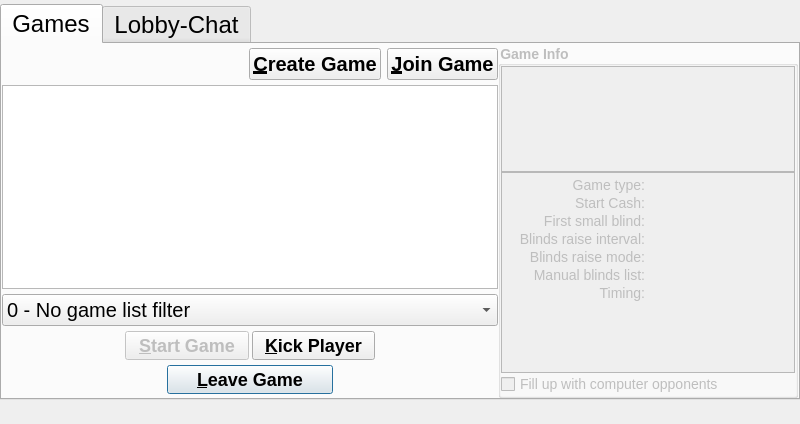
<?xml version="1.0" encoding="UTF-8"?>
<ui version="4.0">
 <class>gameLobbyDialog</class>
 <widget class="QDialog" name="gameLobbyDialog">
  <property name="geometry">
   <rect>
    <x>0</x>
    <y>0</y>
    <width>800</width>
    <height>424</height>
   </rect>
  </property>
  <property name="sizePolicy">
   <sizepolicy hsizetype="MinimumExpanding" vsizetype="MinimumExpanding">
    <horstretch>0</horstretch>
    <verstretch>0</verstretch>
   </sizepolicy>
  </property>
  <property name="minimumSize">
   <size>
    <width>800</width>
    <height>424</height>
   </size>
  </property>
  <property name="windowTitle">
   <string>Internet Game Lobby</string>
  </property>
  <layout class="QVBoxLayout" name="verticalLayout_3">
   <property name="spacing">
    <number>0</number>
   </property>
   <property name="leftMargin">
    <number>0</number>
   </property>
   <property name="topMargin">
    <number>4</number>
   </property>
   <property name="rightMargin">
    <number>0</number>
   </property>
   <property name="bottomMargin">
    <number>4</number>
   </property>
   <item>
    <widget class="QTabWidget" name="tabWidget">
     <property name="minimumSize">
      <size>
       <width>800</width>
       <height>360</height>
      </size>
     </property>
     <property name="styleSheet">
      <string notr="true">QObject {font: 24px}</string>
     </property>
     <property name="currentIndex">
      <number>0</number>
     </property>
     <widget class="QWidget" name="tab_1">
      <property name="styleSheet">
       <string notr="true"/>
      </property>
      <attribute name="title">
       <string>Games</string>
      </attribute>
      <layout class="QGridLayout" name="gridLayout_5">
       <property name="leftMargin">
        <number>0</number>
       </property>
       <property name="topMargin">
        <number>0</number>
       </property>
       <property name="rightMargin">
        <number>0</number>
       </property>
       <property name="bottomMargin">
        <number>0</number>
       </property>
       <property name="spacing">
        <number>0</number>
       </property>
       <item row="0" column="0">
        <layout class="QHBoxLayout" name="horizontalLayout_3">
         <item>
          <layout class="QGridLayout" name="gridLayout_3">
           <property name="topMargin">
            <number>4</number>
           </property>
           <property name="bottomMargin">
            <number>4</number>
           </property>
           <property name="horizontalSpacing">
            <number>0</number>
           </property>
           <property name="verticalSpacing">
            <number>5</number>
           </property>
           <item row="4" column="0">
            <layout class="QHBoxLayout">
             <property name="spacing">
              <number>0</number>
             </property>
             <item>
              <spacer>
               <property name="orientation">
                <enum>Qt::Vertical</enum>
               </property>
               <property name="sizeType">
                <enum>QSizePolicy::Fixed</enum>
               </property>
               <property name="sizeHint" stdset="0">
                <size>
                 <width>0</width>
                 <height>24</height>
                </size>
               </property>
              </spacer>
             </item>
             <item>
              <spacer name="horizontalSpacer_3">
               <property name="orientation">
                <enum>Qt::Horizontal</enum>
               </property>
               <property name="sizeHint" stdset="0">
                <size>
                 <width>40</width>
                 <height>20</height>
                </size>
               </property>
              </spacer>
             </item>
             <item>
              <widget class="QPushButton" name="pushButton_Leave">
               <property name="sizePolicy">
                <sizepolicy hsizetype="Expanding" vsizetype="Fixed">
                 <horstretch>0</horstretch>
                 <verstretch>0</verstretch>
                </sizepolicy>
               </property>
               <property name="styleSheet">
                <string notr="true">QObject {font: bold 18px}</string>
               </property>
               <property name="text">
                <string>&amp;Leave Game</string>
               </property>
               <property name="icon">
                <iconset resource="../resources/pokerth.qrc">
                 <normaloff>:/gfx/go-previous-view.png</normaloff>:/gfx/go-previous-view.png</iconset>
               </property>
              </widget>
             </item>
             <item>
              <spacer name="horizontalSpacer_5">
               <property name="orientation">
                <enum>Qt::Horizontal</enum>
               </property>
               <property name="sizeHint" stdset="0">
                <size>
                 <width>40</width>
                 <height>20</height>
                </size>
               </property>
              </spacer>
             </item>
            </layout>
           </item>
           <item row="3" column="0">
            <layout class="QHBoxLayout">
             <property name="spacing">
              <number>3</number>
             </property>
             <property name="topMargin">
              <number>0</number>
             </property>
             <property name="bottomMargin">
              <number>0</number>
             </property>
             <item>
              <spacer name="horizontalSpacer_4">
               <property name="orientation">
                <enum>Qt::Horizontal</enum>
               </property>
               <property name="sizeHint" stdset="0">
                <size>
                 <width>40</width>
                 <height>20</height>
                </size>
               </property>
              </spacer>
             </item>
             <item>
              <widget class="QPushButton" name="pushButton_StartGame">
               <property name="enabled">
                <bool>false</bool>
               </property>
               <property name="sizePolicy">
                <sizepolicy hsizetype="Expanding" vsizetype="Fixed">
                 <horstretch>0</horstretch>
                 <verstretch>0</verstretch>
                </sizepolicy>
               </property>
               <property name="styleSheet">
                <string notr="true">QObject {font: bold 18px}</string>
               </property>
               <property name="text">
                <string>&amp;Start Game</string>
               </property>
               <property name="icon">
                <iconset resource="../resources/pokerth.qrc">
                 <normaloff>:/gfx/dialog_ok_apply.png</normaloff>:/gfx/dialog_ok_apply.png</iconset>
               </property>
              </widget>
             </item>
             <item>
              <spacer name="verticalSpacer_2">
               <property name="orientation">
                <enum>Qt::Vertical</enum>
               </property>
               <property name="sizeType">
                <enum>QSizePolicy::Fixed</enum>
               </property>
               <property name="sizeHint" stdset="0">
                <size>
                 <width>0</width>
                 <height>24</height>
                </size>
               </property>
              </spacer>
             </item>
             <item>
              <widget class="QPushButton" name="pushButton_Kick">
               <property name="sizePolicy">
                <sizepolicy hsizetype="Expanding" vsizetype="Fixed">
                 <horstretch>0</horstretch>
                 <verstretch>0</verstretch>
                </sizepolicy>
               </property>
               <property name="styleSheet">
                <string notr="true">QObject {font: bold 18px}</string>
               </property>
               <property name="text">
                <string>&amp;Kick Player</string>
               </property>
               <property name="icon">
                <iconset resource="../resources/pokerth.qrc">
                 <normaloff>:/gfx/list-remove.png</normaloff>:/gfx/list-remove.png</iconset>
               </property>
              </widget>
             </item>
             <item>
              <spacer name="horizontalSpacer_6">
               <property name="orientation">
                <enum>Qt::Horizontal</enum>
               </property>
               <property name="sizeHint" stdset="0">
                <size>
                 <width>40</width>
                 <height>20</height>
                </size>
               </property>
              </spacer>
             </item>
            </layout>
           </item>
           <item row="2" column="0">
            <widget class="QComboBox" name="comboBox_gameListFilter">
             <property name="minimumSize">
              <size>
               <width>0</width>
               <height>0</height>
              </size>
             </property>
             <property name="maximumSize">
              <size>
               <width>16777215</width>
               <height>16777215</height>
              </size>
             </property>
             <property name="styleSheet">
              <string notr="true">QObject {font: 20px}</string>
             </property>
             <item>
              <property name="text">
               <string>0 - No game list filter</string>
              </property>
             </item>
             <item>
              <property name="text">
               <string>1 - Show open games</string>
              </property>
             </item>
             <item>
              <property name="text">
               <string>2 - Show open &amp; non-full games</string>
              </property>
             </item>
             <item>
              <property name="text">
               <string>3 - Show open &amp; non-full &amp; non-private games</string>
              </property>
             </item>
             <item>
              <property name="text">
               <string>4 - Show open &amp; non-full &amp; private games</string>
              </property>
             </item>
             <item>
              <property name="text">
               <string>5 - Show open &amp; non-full &amp; ranking games</string>
              </property>
             </item>
            </widget>
           </item>
           <item row="0" column="0">
            <layout class="QHBoxLayout">
             <property name="spacing">
              <number>6</number>
             </property>
             <property name="leftMargin">
              <number>0</number>
             </property>
             <property name="topMargin">
              <number>0</number>
             </property>
             <property name="rightMargin">
              <number>0</number>
             </property>
             <property name="bottomMargin">
              <number>0</number>
             </property>
             <item>
              <spacer name="spacer_spectate">
               <property name="orientation">
                <enum>Qt::Horizontal</enum>
               </property>
               <property name="sizeHint" stdset="0">
                <size>
                 <width>0</width>
                 <height>0</height>
                </size>
               </property>
              </spacer>
             </item>
             <item>
              <spacer name="horizontalSpacer">
               <property name="orientation">
                <enum>Qt::Horizontal</enum>
               </property>
               <property name="sizeHint" stdset="0">
                <size>
                 <width>40</width>
                 <height>20</height>
                </size>
               </property>
              </spacer>
             </item>
             <item>
              <widget class="QPushButton" name="pushButton_CreateGame">
               <property name="minimumSize">
                <size>
                 <width>0</width>
                 <height>0</height>
                </size>
               </property>
               <property name="maximumSize">
                <size>
                 <width>16777215</width>
                 <height>16777215</height>
                </size>
               </property>
               <property name="styleSheet">
                <string notr="true">QObject {font: bold 20px}</string>
               </property>
               <property name="text">
                <string>&amp;Create Game</string>
               </property>
               <property name="icon">
                <iconset resource="../resources/pokerth.qrc">
                 <normaloff>:/gfx/list_add.png</normaloff>:/gfx/list_add.png</iconset>
               </property>
              </widget>
             </item>
             <item>
              <widget class="QPushButton" name="pushButton_JoinGame">
               <property name="minimumSize">
                <size>
                 <width>0</width>
                 <height>0</height>
                </size>
               </property>
               <property name="maximumSize">
                <size>
                 <width>16777215</width>
                 <height>16777215</height>
                </size>
               </property>
               <property name="styleSheet">
                <string notr="true">QObject {font: bold 20px}</string>
               </property>
               <property name="text">
                <string>&amp;Join Game</string>
               </property>
               <property name="icon">
                <iconset resource="../resources/pokerth.qrc">
                 <normaloff>:/gfx/go-next-view.png</normaloff>:/gfx/go-next-view.png</iconset>
               </property>
              </widget>
             </item>
            </layout>
           </item>
           <item row="1" column="0">
            <widget class="QTreeView" name="treeView_GameList">
             <property name="sizePolicy">
              <sizepolicy hsizetype="MinimumExpanding" vsizetype="MinimumExpanding">
               <horstretch>0</horstretch>
               <verstretch>0</verstretch>
              </sizepolicy>
             </property>
             <property name="contextMenuPolicy">
              <enum>Qt::CustomContextMenu</enum>
             </property>
             <property name="horizontalScrollBarPolicy">
              <enum>Qt::ScrollBarAlwaysOff</enum>
             </property>
             <property name="editTriggers">
              <set>QAbstractItemView::NoEditTriggers</set>
             </property>
             <property name="showDropIndicator" stdset="0">
              <bool>false</bool>
             </property>
             <property name="indentation">
              <number>5</number>
             </property>
             <property name="rootIsDecorated">
              <bool>false</bool>
             </property>
             <property name="sortingEnabled">
              <bool>true</bool>
             </property>
            </widget>
           </item>
          </layout>
         </item>
         <item>
          <widget class="QGroupBox" name="groupBox_GameInfo">
           <property name="enabled">
            <bool>false</bool>
           </property>
           <property name="sizePolicy">
            <sizepolicy hsizetype="Expanding" vsizetype="Expanding">
             <horstretch>0</horstretch>
             <verstretch>0</verstretch>
            </sizepolicy>
           </property>
           <property name="minimumSize">
            <size>
             <width>300</width>
             <height>0</height>
            </size>
           </property>
           <property name="maximumSize">
            <size>
             <width>300</width>
             <height>16777215</height>
            </size>
           </property>
           <property name="styleSheet">
            <string notr="true">QObject {font: bold 14px}</string>
           </property>
           <property name="title">
            <string>Game Info</string>
           </property>
           <layout class="QGridLayout" name="gridLayout_7">
            <property name="leftMargin">
             <number>0</number>
            </property>
            <property name="topMargin">
             <number>0</number>
            </property>
            <property name="rightMargin">
             <number>0</number>
            </property>
            <property name="bottomMargin">
             <number>0</number>
            </property>
            <property name="verticalSpacing">
             <number>0</number>
            </property>
            <item row="0" column="0">
             <widget class="QTreeWidget" name="treeWidget_connectedPlayers">
              <property name="sizePolicy">
               <sizepolicy hsizetype="Expanding" vsizetype="Preferred">
                <horstretch>0</horstretch>
                <verstretch>0</verstretch>
               </sizepolicy>
              </property>
              <property name="minimumSize">
               <size>
                <width>221</width>
                <height>100</height>
               </size>
              </property>
              <property name="contextMenuPolicy">
               <enum>Qt::CustomContextMenu</enum>
              </property>
              <property name="styleSheet">
               <string notr="true">QObject {font: 14px}</string>
              </property>
              <property name="midLineWidth">
               <number>1</number>
              </property>
              <property name="iconSize">
               <size>
                <width>25</width>
                <height>26</height>
               </size>
              </property>
              <property name="indentation">
               <number>15</number>
              </property>
              <property name="headerHidden">
               <bool>true</bool>
              </property>
              <column>
               <property name="text">
                <string>Connected Players</string>
               </property>
              </column>
             </widget>
            </item>
            <item row="1" column="0">
             <widget class="QScrollArea" name="scrollArea_gameInfos">
              <property name="sizePolicy">
               <sizepolicy hsizetype="Expanding" vsizetype="MinimumExpanding">
                <horstretch>0</horstretch>
                <verstretch>0</verstretch>
               </sizepolicy>
              </property>
              <property name="minimumSize">
               <size>
                <width>252</width>
                <height>201</height>
               </size>
              </property>
              <property name="styleSheet">
               <string notr="true">QObject {font: 14px}</string>
              </property>
              <property name="widgetResizable">
               <bool>true</bool>
              </property>
              <widget class="QWidget" name="scrollAreaWidgetContents">
               <property name="geometry">
                <rect>
                 <x>0</x>
                 <y>0</y>
                 <width>292</width>
                 <height>199</height>
                </rect>
               </property>
               <layout class="QGridLayout" name="gridLayout">
                <property name="leftMargin">
                 <number>4</number>
                </property>
                <property name="topMargin">
                 <number>4</number>
                </property>
                <property name="rightMargin">
                 <number>4</number>
                </property>
                <property name="bottomMargin">
                 <number>4</number>
                </property>
                <property name="horizontalSpacing">
                 <number>6</number>
                </property>
                <property name="verticalSpacing">
                 <number>2</number>
                </property>
                <item row="0" column="0">
                 <widget class="QLabel" name="label_gameType">
                  <property name="styleSheet">
                   <string notr="true"/>
                  </property>
                  <property name="text">
                   <string>Game type:</string>
                  </property>
                  <property name="alignment">
                   <set>Qt::AlignRight|Qt::AlignTop|Qt::AlignTrailing</set>
                  </property>
                  <property name="wordWrap">
                   <bool>true</bool>
                  </property>
                 </widget>
                </item>
                <item row="0" column="1">
                 <layout class="QHBoxLayout" name="horizontalLayout">
                  <item>
                   <widget class="QLabel" name="label_typeIcon">
                    <property name="minimumSize">
                     <size>
                      <width>16</width>
                      <height>16</height>
                     </size>
                    </property>
                    <property name="maximumSize">
                     <size>
                      <width>16</width>
                      <height>16777215</height>
                     </size>
                    </property>
                    <property name="alignment">
                     <set>Qt::AlignRight|Qt::AlignTop|Qt::AlignTrailing</set>
                    </property>
                   </widget>
                  </item>
                  <item>
                   <widget class="QLabel" name="label_typeText">
                    <property name="text">
                     <string/>
                    </property>
                    <property name="alignment">
                     <set>Qt::AlignLeading|Qt::AlignLeft|Qt::AlignTop</set>
                    </property>
                    <property name="wordWrap">
                     <bool>true</bool>
                    </property>
                   </widget>
                  </item>
                 </layout>
                </item>
                <item row="1" column="0">
                 <widget class="QLabel" name="label_gameDesc2">
                  <property name="styleSheet">
                   <string notr="true"/>
                  </property>
                  <property name="text">
                   <string>Start Cash:</string>
                  </property>
                  <property name="alignment">
                   <set>Qt::AlignRight|Qt::AlignTop|Qt::AlignTrailing</set>
                  </property>
                  <property name="wordWrap">
                   <bool>true</bool>
                  </property>
                 </widget>
                </item>
                <item row="1" column="1">
                 <widget class="QLabel" name="label_StartCash">
                  <property name="alignment">
                   <set>Qt::AlignLeading|Qt::AlignLeft|Qt::AlignTop</set>
                  </property>
                  <property name="wordWrap">
                   <bool>true</bool>
                  </property>
                 </widget>
                </item>
                <item row="2" column="0">
                 <widget class="QLabel" name="label_gameDesc3">
                  <property name="styleSheet">
                   <string notr="true"/>
                  </property>
                  <property name="text">
                   <string>First small blind:</string>
                  </property>
                  <property name="alignment">
                   <set>Qt::AlignRight|Qt::AlignTop|Qt::AlignTrailing</set>
                  </property>
                  <property name="wordWrap">
                   <bool>true</bool>
                  </property>
                 </widget>
                </item>
                <item row="2" column="1">
                 <widget class="QLabel" name="label_SmallBlind">
                  <property name="alignment">
                   <set>Qt::AlignLeading|Qt::AlignLeft|Qt::AlignTop</set>
                  </property>
                  <property name="wordWrap">
                   <bool>true</bool>
                  </property>
                 </widget>
                </item>
                <item row="3" column="0">
                 <widget class="QLabel" name="label_gameDesc4">
                  <property name="styleSheet">
                   <string notr="true"/>
                  </property>
                  <property name="text">
                   <string>Blinds raise interval:</string>
                  </property>
                  <property name="alignment">
                   <set>Qt::AlignRight|Qt::AlignTop|Qt::AlignTrailing</set>
                  </property>
                  <property name="wordWrap">
                   <bool>true</bool>
                  </property>
                 </widget>
                </item>
                <item row="3" column="1">
                 <widget class="QLabel" name="label_blindsRaiseIntervall">
                  <property name="alignment">
                   <set>Qt::AlignLeading|Qt::AlignLeft|Qt::AlignTop</set>
                  </property>
                  <property name="wordWrap">
                   <bool>true</bool>
                  </property>
                 </widget>
                </item>
                <item row="4" column="0">
                 <widget class="QLabel" name="label_gameDesc5">
                  <property name="styleSheet">
                   <string notr="true"/>
                  </property>
                  <property name="text">
                   <string>Blinds raise mode:</string>
                  </property>
                  <property name="alignment">
                   <set>Qt::AlignRight|Qt::AlignTop|Qt::AlignTrailing</set>
                  </property>
                  <property name="wordWrap">
                   <bool>true</bool>
                  </property>
                 </widget>
                </item>
                <item row="4" column="1">
                 <widget class="QLabel" name="label_blindsRaiseMode">
                  <property name="text">
                   <string/>
                  </property>
                  <property name="alignment">
                   <set>Qt::AlignLeading|Qt::AlignLeft|Qt::AlignTop</set>
                  </property>
                  <property name="wordWrap">
                   <bool>true</bool>
                  </property>
                 </widget>
                </item>
                <item row="5" column="0">
                 <widget class="QLabel" name="label_gameDesc6">
                  <property name="styleSheet">
                   <string notr="true"/>
                  </property>
                  <property name="text">
                   <string>Manual blinds list:</string>
                  </property>
                  <property name="alignment">
                   <set>Qt::AlignRight|Qt::AlignTop|Qt::AlignTrailing</set>
                  </property>
                  <property name="wordWrap">
                   <bool>true</bool>
                  </property>
                 </widget>
                </item>
                <item row="5" column="1">
                 <widget class="QLabel" name="label_blindsList">
                  <property name="text">
                   <string/>
                  </property>
                  <property name="alignment">
                   <set>Qt::AlignLeading|Qt::AlignLeft|Qt::AlignTop</set>
                  </property>
                  <property name="wordWrap">
                   <bool>true</bool>
                  </property>
                 </widget>
                </item>
                <item row="6" column="0">
                 <widget class="QLabel" name="label_gameDesc7">
                  <property name="styleSheet">
                   <string notr="true"/>
                  </property>
                  <property name="text">
                   <string>Timing:</string>
                  </property>
                  <property name="alignment">
                   <set>Qt::AlignRight|Qt::AlignTop|Qt::AlignTrailing</set>
                  </property>
                  <property name="wordWrap">
                   <bool>true</bool>
                  </property>
                 </widget>
                </item>
                <item row="6" column="1">
                 <widget class="QLabel" name="label_GameTiming">
                  <property name="alignment">
                   <set>Qt::AlignLeading|Qt::AlignLeft|Qt::AlignTop</set>
                  </property>
                  <property name="wordWrap">
                   <bool>true</bool>
                  </property>
                 </widget>
                </item>
                <item row="7" column="0" colspan="2">
                 <spacer name="verticalSpacer">
                  <property name="orientation">
                   <enum>Qt::Vertical</enum>
                  </property>
                  <property name="sizeHint" stdset="0">
                   <size>
                    <width>20</width>
                    <height>0</height>
                   </size>
                  </property>
                 </spacer>
                </item>
               </layout>
              </widget>
             </widget>
            </item>
            <item row="2" column="0">
             <layout class="QHBoxLayout" name="horizontalLayout_2">
              <item>
               <widget class="QCheckBox" name="checkBox_fillUpWithComputerOpponents">
                <property name="sizePolicy">
                 <sizepolicy hsizetype="Expanding" vsizetype="Fixed">
                  <horstretch>0</horstretch>
                  <verstretch>0</verstretch>
                 </sizepolicy>
                </property>
                <property name="styleSheet">
                 <string notr="true">QObject {font: 14px}</string>
                </property>
                <property name="text">
                 <string>Fill up with computer opponents</string>
                </property>
                <property name="icon">
                 <iconset resource="../resources/pokerth.qrc">
                  <normaloff>:/gfx/swbuttonlocalgame.png</normaloff>:/gfx/swbuttonlocalgame.png</iconset>
                </property>
               </widget>
              </item>
             </layout>
            </item>
           </layout>
          </widget>
         </item>
        </layout>
       </item>
      </layout>
     </widget>
     <widget class="QWidget" name="tab_2">
      <attribute name="title">
       <string>Lobby-Chat</string>
      </attribute>
      <layout class="QGridLayout" name="gridLayout_4">
       <property name="leftMargin">
        <number>0</number>
       </property>
       <property name="topMargin">
        <number>0</number>
       </property>
       <property name="rightMargin">
        <number>0</number>
       </property>
       <property name="bottomMargin">
        <number>0</number>
       </property>
       <property name="spacing">
        <number>0</number>
       </property>
       <item row="2" column="0">
        <layout class="QHBoxLayout" name="horizontalLayout_4">
         <item>
          <layout class="QVBoxLayout" name="verticalLayout_2">
           <item>
            <widget class="QLineEdit" name="lineEdit_searchForPlayers">
             <property name="sizePolicy">
              <sizepolicy hsizetype="Fixed" vsizetype="Fixed">
               <horstretch>0</horstretch>
               <verstretch>0</verstretch>
              </sizepolicy>
             </property>
             <property name="minimumSize">
              <size>
               <width>230</width>
               <height>0</height>
              </size>
             </property>
             <property name="maximumSize">
              <size>
               <width>230</width>
               <height>16777215</height>
              </size>
             </property>
             <property name="styleSheet">
              <string notr="true">QObject {font: 26px}</string>
             </property>
             <property name="text">
              <string>search for player ...</string>
             </property>
            </widget>
           </item>
           <item>
            <widget class="QTreeView" name="treeView_NickList">
             <property name="sizePolicy">
              <sizepolicy hsizetype="Fixed" vsizetype="Expanding">
               <horstretch>0</horstretch>
               <verstretch>0</verstretch>
              </sizepolicy>
             </property>
             <property name="minimumSize">
              <size>
               <width>230</width>
               <height>0</height>
              </size>
             </property>
             <property name="maximumSize">
              <size>
               <width>230</width>
               <height>16777215</height>
              </size>
             </property>
             <property name="contextMenuPolicy">
              <enum>Qt::CustomContextMenu</enum>
             </property>
             <property name="styleSheet">
              <string notr="true">QObject {font: 16px;}</string>
             </property>
             <property name="editTriggers">
              <set>QAbstractItemView::NoEditTriggers</set>
             </property>
             <property name="rootIsDecorated">
              <bool>false</bool>
             </property>
             <property name="sortingEnabled">
              <bool>true</bool>
             </property>
            </widget>
           </item>
           <item>
            <widget class="QComboBox" name="comboBox_nickListFilter">
             <property name="minimumSize">
              <size>
               <width>230</width>
               <height>0</height>
              </size>
             </property>
             <property name="maximumSize">
              <size>
               <width>230</width>
               <height>16777215</height>
              </size>
             </property>
             <property name="styleSheet">
              <string notr="true">QObject {font: 14 px}</string>
             </property>
             <item>
              <property name="text">
               <string>Sort alphabetically</string>
              </property>
             </item>
             <item>
              <property name="text">
               <string>Sort by country</string>
              </property>
             </item>
             <item>
              <property name="text">
               <string>Display idle players</string>
              </property>
             </item>
            </widget>
           </item>
          </layout>
         </item>
         <item>
          <widget class="QGroupBox" name="groupBox_lobbyChat">
           <property name="minimumSize">
            <size>
             <width>0</width>
             <height>0</height>
            </size>
           </property>
           <property name="maximumSize">
            <size>
             <width>16777215</width>
             <height>16777215</height>
            </size>
           </property>
           <property name="styleSheet">
            <string notr="true">QObject {font: bold 16px}</string>
           </property>
           <property name="title">
            <string/>
           </property>
           <layout class="QGridLayout">
            <property name="leftMargin">
             <number>7</number>
            </property>
            <property name="topMargin">
             <number>2</number>
            </property>
            <property name="rightMargin">
             <number>7</number>
            </property>
            <property name="bottomMargin">
             <number>7</number>
            </property>
            <property name="spacing">
             <number>0</number>
            </property>
            <item row="0" column="0">
             <widget class="QTextBrowser" name="textBrowser_ChatDisplay">
              <property name="minimumSize">
               <size>
                <width>0</width>
                <height>0</height>
               </size>
              </property>
              <property name="maximumSize">
               <size>
                <width>16777215</width>
                <height>16777215</height>
               </size>
              </property>
              <property name="styleSheet">
               <string notr="true">QObject {font: 18px;}</string>
              </property>
              <property name="html">
               <string>&lt;!DOCTYPE HTML PUBLIC &quot;-//W3C//DTD HTML 4.0//EN&quot; &quot;http://www.w3.org/TR/REC-html40/strict.dtd&quot;&gt;
&lt;html&gt;&lt;head&gt;&lt;meta name=&quot;qrichtext&quot; content=&quot;1&quot; /&gt;&lt;style type=&quot;text/css&quot;&gt;
p, li { white-space: pre-wrap; }
&lt;/style&gt;&lt;/head&gt;&lt;body style=&quot; font-family:'Liberation Sans'; font-size:18px; font-weight:400; font-style:normal;&quot;&gt;
&lt;p style=&quot;-qt-paragraph-type:empty; margin-top:0px; margin-bottom:0px; margin-left:0px; margin-right:0px; -qt-block-indent:0; text-indent:0px; font-family:'Nimbus Sans L';&quot;&gt;&lt;br /&gt;&lt;/p&gt;&lt;/body&gt;&lt;/html&gt;</string>
              </property>
             </widget>
            </item>
            <item row="1" column="0">
             <widget class="QLineEdit" name="lineEdit_ChatInput">
              <property name="styleSheet">
               <string notr="true">QObject {font: 26px;}</string>
              </property>
             </widget>
            </item>
           </layout>
          </widget>
         </item>
        </layout>
       </item>
      </layout>
     </widget>
    </widget>
   </item>
   <item>
    <layout class="QHBoxLayout" name="horizontalLayout_6">
     <item>
      <layout class="QHBoxLayout" name="horizontalLayout_5">
       <property name="spacing">
        <number>6</number>
       </property>
       <item>
        <spacer name="horizontalSpacer_7">
         <property name="orientation">
          <enum>Qt::Horizontal</enum>
         </property>
         <property name="sizeType">
          <enum>QSizePolicy::Fixed</enum>
         </property>
         <property name="sizeHint" stdset="0">
          <size>
           <width>10</width>
           <height>20</height>
          </size>
         </property>
        </spacer>
       </item>
       <item>
        <widget class="QLabel" name="label_connectedPlayersCounter">
         <property name="styleSheet">
          <string notr="true">QObject {font: 14px}</string>
         </property>
         <property name="text">
          <string/>
         </property>
        </widget>
       </item>
       <item>
        <widget class="QLabel" name="label_openGamesCounter">
         <property name="sizePolicy">
          <sizepolicy hsizetype="MinimumExpanding" vsizetype="Preferred">
           <horstretch>0</horstretch>
           <verstretch>0</verstretch>
          </sizepolicy>
         </property>
         <property name="styleSheet">
          <string notr="true">QObject {font: 14px}</string>
         </property>
         <property name="text">
          <string/>
         </property>
        </widget>
       </item>
       <item>
        <widget class="QLabel" name="label_runningGamesCounter">
         <property name="styleSheet">
          <string notr="true">QObject {font: 14px}</string>
         </property>
         <property name="text">
          <string/>
         </property>
        </widget>
       </item>
      </layout>
     </item>
     <item>
      <spacer name="horizontalSpacer_8">
       <property name="orientation">
        <enum>Qt::Horizontal</enum>
       </property>
       <property name="sizeHint" stdset="0">
        <size>
         <width>40</width>
         <height>20</height>
        </size>
       </property>
      </spacer>
     </item>
     <item>
      <widget class="QLabel" name="label_rankings">
       <property name="styleSheet">
        <string notr="true">QObject {font: 14px}</string>
       </property>
       <property name="openExternalLinks">
        <bool>true</bool>
       </property>
      </widget>
     </item>
     <item>
      <spacer name="horizontalSpacer_9">
       <property name="orientation">
        <enum>Qt::Horizontal</enum>
       </property>
       <property name="sizeHint" stdset="0">
        <size>
         <width>40</width>
         <height>20</height>
        </size>
       </property>
      </spacer>
     </item>
     <item>
      <widget class="QLabel" name="label_pokerthDotNet">
       <property name="styleSheet">
        <string notr="true">QObject {font: 14px}</string>
       </property>
       <property name="openExternalLinks">
        <bool>true</bool>
       </property>
      </widget>
     </item>
    </layout>
   </item>
  </layout>
 </widget>
 <tabstops>
  <tabstop>textBrowser_ChatDisplay</tabstop>
  <tabstop>lineEdit_ChatInput</tabstop>
  <tabstop>treeWidget_connectedPlayers</tabstop>
  <tabstop>checkBox_fillUpWithComputerOpponents</tabstop>
  <tabstop>pushButton_StartGame</tabstop>
  <tabstop>pushButton_Kick</tabstop>
  <tabstop>pushButton_Leave</tabstop>
 </tabstops>
 <resources>
  <include location="../resources/pokerth.qrc"/>
 </resources>
 <connections/>
</ui>
